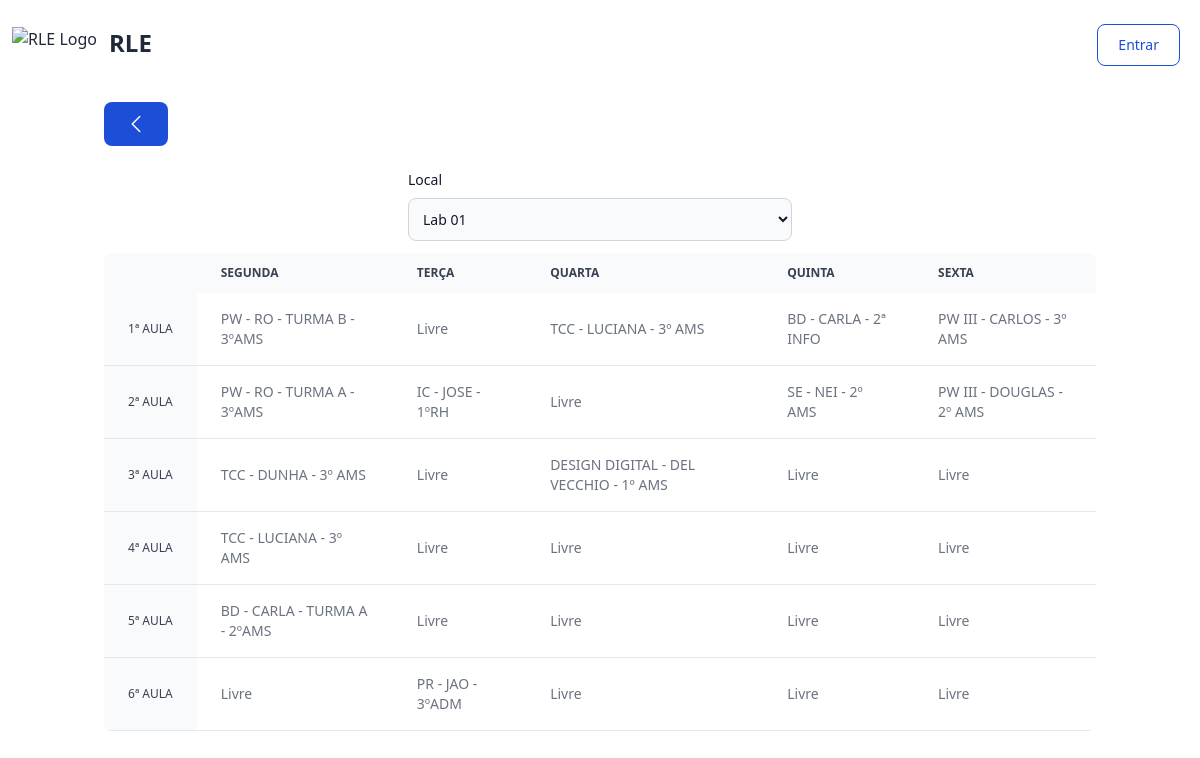
Page /Cronograma/cronograma2.php on the committed database.
### tables this page shows
CREATE TABLE `cronograma` (
  `cro_cod` int(11) NOT NULL,
  `cro_desc` varchar(200) DEFAULT NULL,
  `cro_aula` int(11) NOT NULL,
  `cro_sem` int(11) NOT NULL,
  `cro_isActive` bit(1) NOT NULL,
  `lab_cod` int(11) NOT NULL,
  `prof_cod` int(11) NOT NULL
);

### Cronograma/cronograma2.php (the view, shortened to what this page needs)
<?php
    include_once ("../navbar2.php");
?>
<?php
if (isset($_GET['lab'])) {
    $lab = $_GET['lab'];
} else {
    $labs = mysqli_fetch_array(mysqli_query($conexao, "SELECT * FROM laboratorio"));
    $lab = $labs['lab_cod'];
}
$labnome = mysqli_fetch_array(mysqli_query($conexao, "SELECT * FROM laboratorio WHERE lab_cod='$lab'"));
$nomelab = $labnome["lab_nome"];
?>
<div class="container mx-auto px-4">
    <a href="../index.php" class="my-4 text-white bg-blue-700 hover:bg-blue-800 focus:ring-4 focus:outline-none focus:ring-blue-300 font-medium rounded-lg text-sm px-5 py-2.5 text-center inline-flex items-center dark:bg-blue-600 dark:hover:bg-blue-700 dark:focus:ring-blue-800">
    <svg xmlns="http://www.w3.org/2000/svg" fill="none" viewBox="0 0 24 24" stroke-width="1.5" stroke="currentColor" class="size-6">
    <path stroke-linecap="round" stroke-linejoin="round" d="M15.75 19.5 8.25 12l7.5-7.5" />
    </svg>
    </a>
    <?php
    $slq = mysqli_query($conexao, "SELECT * FROM laboratorio");
    ?>
    <form class="max-w-sm mx-auto mb-3 mt-2" >
        <label for="countries" class="block mb-2 text-sm font-medium text-gray-900 dark:text-white">Local</label>
        <select id="countries" name="lab" onchange="status_update(this.options[this.selectedIndex].value)" class="bg-gray-50 border border-gray-300 text-gray-900 text-sm rounded-lg focus:ring-blue-500 focus:border-blue-500 block w-full p-2.5 dark:bg-gray-700 dark:border-gray-600 dark:placeholder-gray-400 dark:text-white dark:focus:ring-blue-500 dark:focus:border-blue-500">
            <?php
            include_once ("../conexao.php");
            while ($labs = mysqli_fetch_array($slq)) {
                if ($labs['lab_isActive'] == true) {
                    if(isset($_GET['lab'])){
                        if($_GET['lab'] != $labs['lab_cod']){
                            echo '<option value='.$labs['lab_cod'].'>'.$labs['lab_nome'].'</option>';
                        }else{
                            echo '<option value='.$_GET['lab'].' Selected>'.$nomelab.'</option>';
                        }
                    }else{
                        echo '<option value='.$labs['lab_cod'].'>'.$labs['lab_nome'].'</option>';
                    }
                }}; ?>
        </select>
    </form>
    <div class="relative overflow-x-auto sm:rounded-lg">
        <table class="w-full text-sm text-left rtl:text-right text-gray-500 dark:text-gray-400">
            <thead class="text-xs text-gray-700 uppercase bg-gray-50 dark:bg-gray-700 dark:text-gray-400">
                <tr>
                    <th scope="col" class="px-6 py-3"></th>
                    <th scope="col" class="px-6 py-3">
                        Segunda
                    </th>
                    <th scope="col" class="px-6 py-3">
                        Terça
                    </th>
                    <th scope="col" class="px-6 py-3">
                        Quarta
                    </th>
                    <th scope="col" class="px-6 py-3">
                        Quinta
                    </th>
                    <th scope="col" class="px-6 py-3">
                        Sexta
                    </th>
                </tr>
            </thead>
            <tbody>
            <?php
            for ($aula = 1; $aula <= 6; $aula++) {
            $slq = mysqli_query($conexao, "SELECT c.cro_aula as aula,c.cro_desc as descr,c.cro_sem as sem,c.cro_isActive as active, p.prof_nome as prof FROM cronograma as c INNER JOIN laboratorio as l on c.lab_cod=l.lab_cod INNER JOIN professor as p on c.prof_cod=p.prof_cod WHERE c.cro_aula = '$aula' AND c.lab_cod='$lab' ORDER BY c.cro_aula ASC");
            while ($crono = mysqli_fetch_array($slq)) {
                    switch ($crono["sem"]) {
                        case "1":
                            $seg = $crono['descr'];
                            break;
                        case "2":
                            $ter = $crono['descr'];
                            break;
                        case "3":
                            $qua = $crono['descr'];
                            break;
                        case "4":
                            $qui = $crono['descr'];
                            break;
                        case "5":
                            $sex = $crono['descr'];
                            break;
                        }
                }
                ; ?>
                <tr class="bg-white border-b dark:bg-gray-800 dark:border-gray-700">
                    <th scope="row" class="px-6 py-4 font-medium whitespace-nowrap text-xs text-gray-700 uppercase bg-gray-50 dark:bg-gray-700 dark:text-gray-400" >
                        <?php echo $aula;?>ª Aula
                    </th>
                    <td class="px-6 py-4">
                        <?php if(!isset($seg)){echo "Livre ";}else{echo $seg;}?>
                    </td>
                    <td class="px-6 py-4">
                        <?php if(!isset($ter)){echo "Livre ";}else{echo $ter;}?>
                    </td>
                    <td class="px-6 py-4">
                        <?php if(!isset($qua)){echo "Livre ";}else{echo $qua;}?>
                    </td>
                    <td class="px-6 py-4">
                        <?php if(!isset($qui)){echo "Livre ";}else{echo $qui;}?>
                    </td>
                    <td class="px-6 py-4">
                        <?php if(!isset($sex)){echo "Livre ";}else{echo $sex;}?>
                    </td>
                </tr>
                <?php
                $seg = null;
                $ter = null;
                $qua = null;
                $qui = null;
                $sex = null;
                }?>
            </tbody>
        </table>
    </div>
</div>

### rows in the picture
cronograma: cro_desc "PW - RO - TURMA B - 3ºAMS"
cronograma: cro_desc "TCC - LUCIANA - 3º AMS"
cronograma: cro_desc "BD - CARLA - 2ª INFO"
cronograma: cro_desc "PW III - CARLOS - 3º AMS"
cronograma: cro_desc "PW - RO - TURMA A - 3ºAMS"
cronograma: cro_desc "IC - JOSE - 1ºRH"
cronograma: cro_desc "SE - NEI - 2º AMS"
cronograma: cro_desc "PW III - DOUGLAS - 2º AMS"
cronograma: cro_desc "TCC - DUNHA - 3º AMS", shows "Livre", cronograma.cro_desc "DESIGN DIGITAL - DEL VECCHIO - 1º AMS"
cronograma: cro_desc "TCC - LUCIANA - 3º AMS", shows "Livre"
cronograma: cro_desc "BD - CARLA - TURMA A - 2ºAMS", shows "Livre"
cronograma: shows "Livre", cro_desc "PR - JAO - 3ºADM"

### other values in the picture
form field lab "Lab 01"
